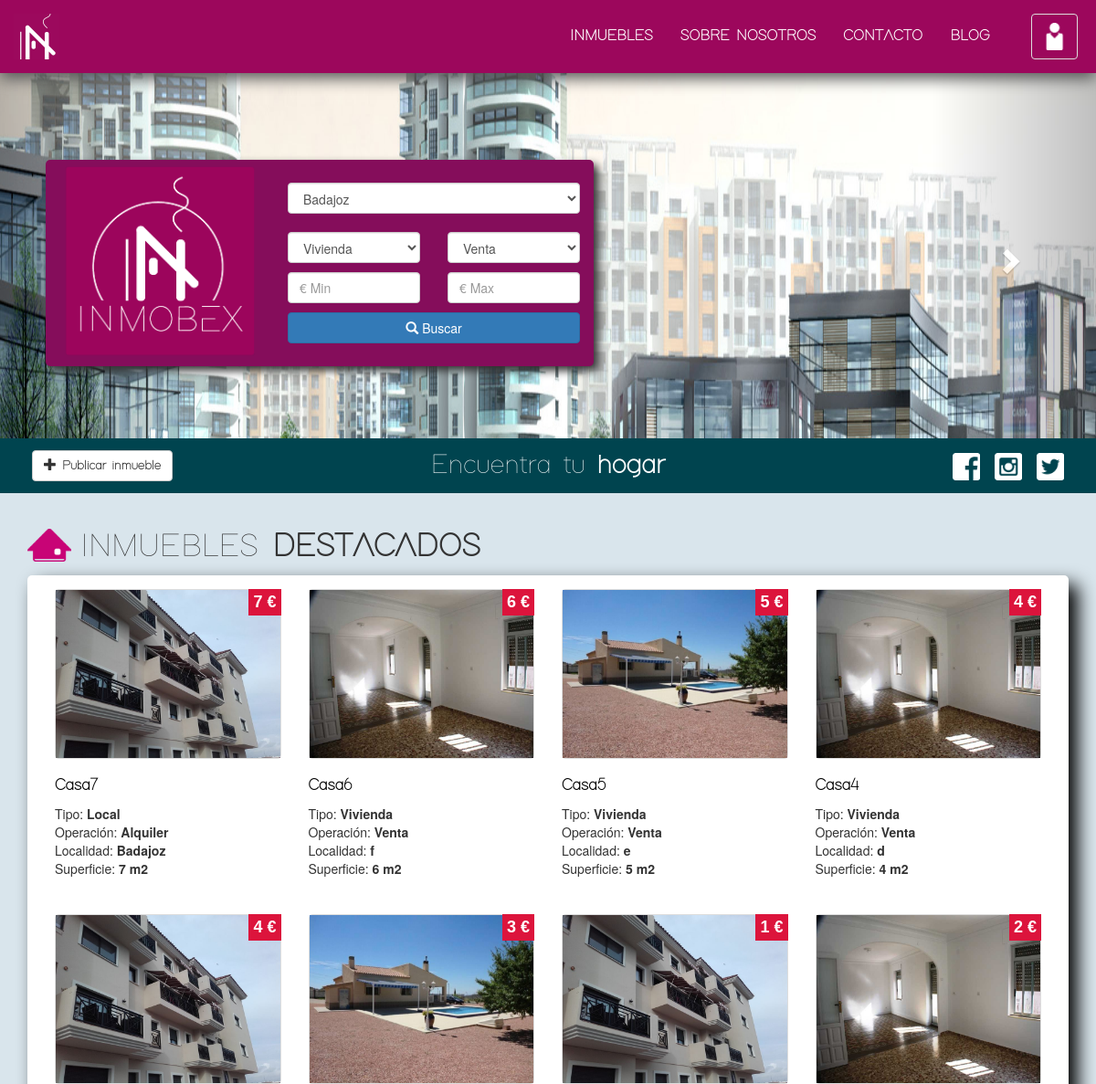
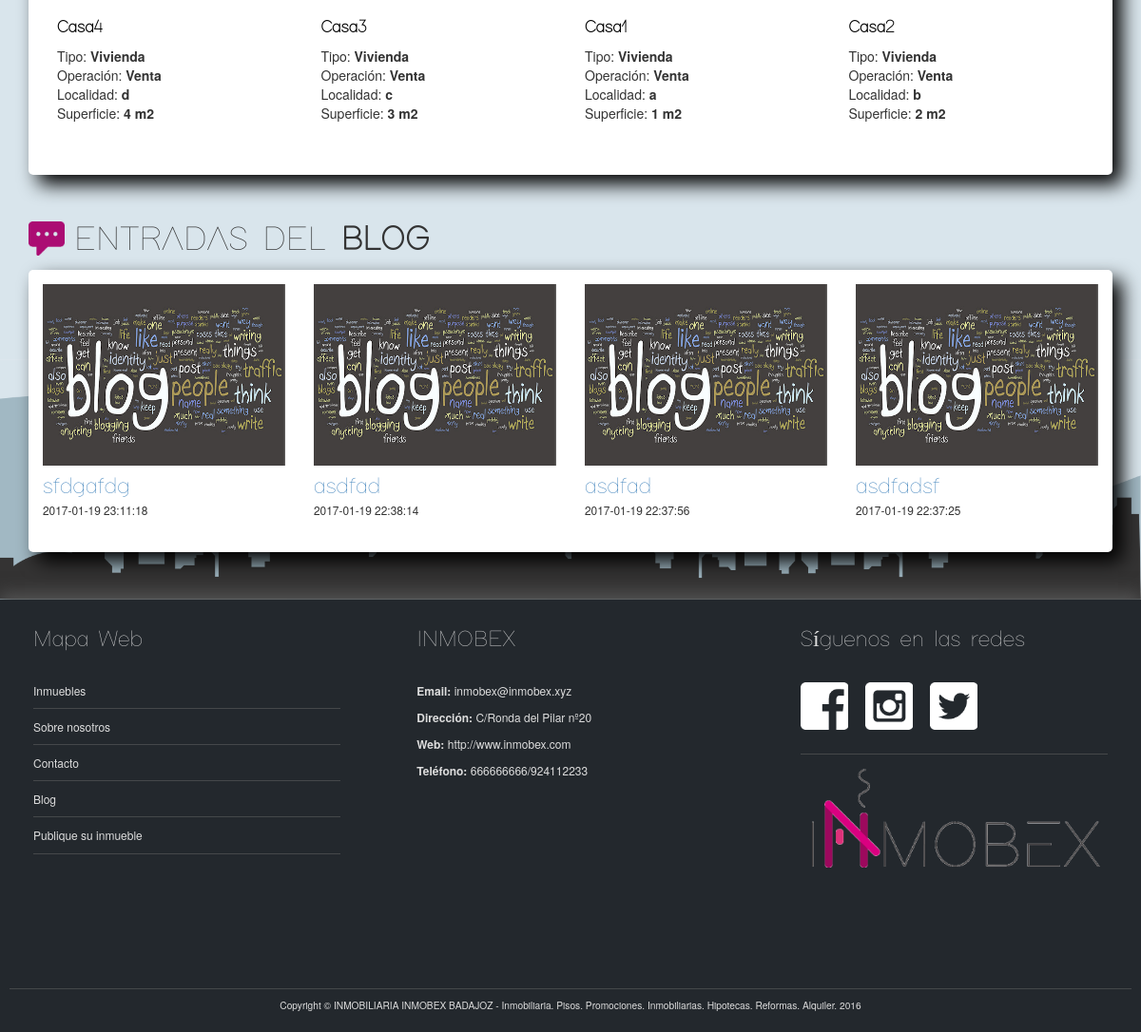
The page / on the database its author committed (2 pictures, top to bottom).
### tables this page shows
CREATE TABLE `inmuebles` (
  `id` int(10) UNSIGNED NOT NULL,
  `tipo_pago` int(11) NOT NULL,
  `provincia` int(11) NOT NULL,
  `localidad` varchar(255) NOT NULL,
  `superficie` int(11) NOT NULL,
  `habitaciones` int(11) NOT NULL,
  `banos` int(11) NOT NULL,
  `fotos` varchar(255) NOT NULL,
  `garaje` tinyint(1) NOT NULL,
  `terraza` tinyint(1) NOT NULL,
  `piscina` tinyint(1) NOT NULL,
  `tipo_via` int(11) NOT NULL,
  `nombre_via` varchar(255) NOT NULL,
  `numero_via` int(11) NOT NULL,
  `piso` int(11) NOT NULL,
  `letra` varchar(255) NOT NULL,
  `codigo` int(11) NOT NULL,
  `amueblado` tinyint(1) NOT NULL,
  `calefaccion` tinyint(1) NOT NULL,
  `aire_acondicionado` tinyint(1) NOT NULL,
  `trastero` tinyint(1) NOT NULL,
  `ascensor` tinyint(1) NOT NULL,
  `precio` int(11) NOT NULL,
  `descripcion` longtext NOT NULL,
  `creado` timestamp NOT NULL DEFAULT CURRENT_TIMESTAMP,
  `tipo_inmueble` int(11) NOT NULL,
  `titulo` varchar(255) NOT NULL,
  `id_usuario` int(10) UNSIGNED NOT NULL
);

CREATE TABLE `tipos_inmueble` (
  `id` int(10) UNSIGNED NOT NULL,
  `nombre` text NOT NULL
);

CREATE TABLE `posts` (
  `id` int(10) UNSIGNED NOT NULL,
  `creado` timestamp NOT NULL DEFAULT CURRENT_TIMESTAMP,
  `autor` int(10) UNSIGNED NOT NULL,
  `titulo` text NOT NULL,
  `contenido` longtext NOT NULL,
  `imagen` varchar(255) NOT NULL
);

### modelos/conexion.php (called while the page is built, shortened)
<?php
function hacerListado($consulta) {
	$servidor = "localhost";
	$usuario = "root";
	$contrasena = "";
	$baseDeDatos = "inmobex";
	$enlace = mysqli_connect($servidor, $usuario, $contrasena, $baseDeDatos);
	mysqli_set_charset($enlace, 'utf8');
	$resultado = mysqli_query($enlace, $consulta);
	$listado = [];
	if ($resultado) {
		while ($fila = mysqli_fetch_array($resultado, MYSQLI_ASSOC)) {
			$listado[] = $fila;
		}
	}
	return $listado;
}
?>

### modelos/inmueble_modelo.php (called while the page is built, shortened)
<?php
include_once('conexion.php');
function obtenerInmueblesDestacadosEImagenes($limit=8) {
	$consulta = "SELECT inm.id,inm.precio,inm.localidad,inm.superficie,inm.titulo,inm.creado,img.nombre,ti.nombre AS tipo_inmueble,tp.nombre AS tipo_pago " .
							"FROM inmuebles inm JOIN imagenes_inmuebles img ON inm.id=img.id_inmueble JOIN tipos_inmueble ti ON inm.tipo_inmueble=ti.id " .
							"JOIN tipos_pago tp ON inm.tipo_pago=tp.id GROUP BY inm.id ORDER BY creado DESC LIMIT $limit";
	$inmuebles = hacerListado($consulta);
	return $inmuebles;
}
?>

### modelos/posts_modelo.php (called while the page is built, shortened)
<?php
function obtenerEntradasBlog($orden = "id", $sentido = "ASC", $inicio = "0", $cantidad = "18446744073709551615") {
  $enlace = mysqli_connect($GLOBALS["hostDB"], $GLOBALS["userDB"], $GLOBALS["passDB"], $GLOBALS["nombreDB"]);
  if ($stmt = mysqli_prepare($enlace, "SELECT * FROM posts ORDER BY $orden $sentido LIMIT ? OFFSET ?")) {
    mysqli_stmt_bind_param($stmt, "ii", $cantidad, $inicio);
    mysqli_stmt_execute($stmt);
    return mysqli_fetch_all(mysqli_stmt_get_result($stmt), MYSQLI_ASSOC);
  }
}
?>

### index.php (the view, shortened to what this page needs)
<?php
include_once('modelos/inmueble_modelo.php');
include_once("modelos/posts_modelo.php");
$tituloPagina = "Encuentra tu <strong>hogar</strong>";
$inmuebles = obtenerInmueblesDestacadosEImagenes(8);
$entradasBlog = obtenerEntradasBlog("creado", "DESC", 0, 4);
?>
<div class="container">
  <h1 class="hidden-xs" style="margin-top:0;"><img src="img/iconos/casa_rosa.png" class="icono-titulo"/>INMUEBLES <strong>DESTACADOS</strong></h1>
  <div class="col-md-12">
    <div class="contenido-main row" id="inmuebles-destacados">
      <?php
      foreach ($inmuebles as $inmueble):
        ?>
        <div class="resumen-inmueble col-sm-3 col-lg-3 col-md-3" style="margin-bottom: 20px;">
          <div class="precio-resumen-inmueble"><h4><?= $inmueble["precio"] ?> €</h4></div>
          <div class="imagen-resumen-inmueble thumbnail">
            <a href="producto.php?id=<?= $inmueble['id'] ?>"> <img src="img/inmuebles/<?= $inmueble['id'] ?>/<?= $inmueble['nombre'] ?>" alt="imagen"></a>
          </div>
          <div>
            <h4 class="titulo-resumen-inmueble"><a href="producto.php?id=<?= $inmueble['id'] ?>"> <?= $inmueble["titulo"] ?></a>
            </h4>
            <ul class="list-group">
              <li>Tipo: <strong><?= $inmueble["tipo_inmueble"] ?></strong></li>
              <li>Operación: <strong><?= ($inmueble["tipo_pago"] == "Venta") ? "Venta" : "Alquiler" ?></strong></li>
              <li>Localidad: <strong><?= $inmueble["localidad"] ?></strong></li>
              <li>Superficie: <strong><?= $inmueble["superficie"] ?> m2</strong></li>
            </ul>
          </div>
        </div>
        <?php
      endforeach;
      ?>
    </div>
  </div>
  <h1><img src="img/iconos/icono_blog.png" class="icono-titulo"/>ENTRADAS DEL <strong>BLOG</strong></h1>
  <div class="col-md-12">
    <div class="contenido-main row hidden-xs" id="entradas-blog">
      <div class="row">
        <?php foreach ($entradasBlog as $entrada):
          $rutaImg = "img/posts/" . $entrada["id"] . "/" . $entrada["imagen"];
          if (empty($entrada["imagen"]) || !file_exists($rutaImg)) $rutaImg = "img/posts/default.png"; ?>
        <div class="entrada-blog col-md-3">
          <a href="#"><img src="<?= $rutaImg ?>" class="imagen-entrada-blog" alt="imagen"/></a>
          <a href="#"><h3 class="titulo-entrada-blog"><?= $entrada["titulo"] ?></h3></a>
          <p><small><?= $entrada["creado"] ?></small></p>
        </div>
        <?php endforeach; ?>
      </div>
    </div>
  </div>
</div>
<?php
include_once("master.php");
?>

### css/styles.css (style rules this page uses)
body { padding-top: 80px; overflow-x: hidden; }
h1, h2, h3, h4, h5, h6 { font-family: inmAdam; }
.icono-titulo { height: 1em; margin: -7px 10px 0 0; }
#inmuebles-destacados { margin-bottom: 50px; }
.titulo-resumen-inmueble a { color: #000; font-weight: bold; }
.imagen-resumen-inmueble { padding: 0; width: 100%; }
.precio-resumen-inmueble { position:absolute; right: 15px; background-color: #DC143C; }
.precio-resumen-inmueble h4 { color: #fff; font-weight: bold; font-family: Arial; margin: 5px 5px; }
.resumen-inmueble ul { list-style-type: none; }
.contenido-main { background-color: #fff; border-radius: 5px; box-shadow: 10px 10px 20px #000; padding: 15px; }
.entrada-blog { margin-bottom: 10px; }
.imagen-entrada-blog { width: 100%; height: 191px; }
.titulo-entrada-blog { margin: 10px 0 0 0; }

### rows shown on the page
inmuebles: precio "7", titulo "Casa7", tipos_inmueble.nombre "Local", shows "Alquiler", localidad "Badajoz", superficie "7"
inmuebles: precio "6", titulo "Casa6", tipos_inmueble.nombre "Vivienda", shows "Venta", localidad "f", superficie "6"
inmuebles: precio "5", titulo "Casa5", tipos_inmueble.nombre "Vivienda", shows "Venta", localidad "e", superficie "5"
inmuebles: precio "4", titulo "Casa4", tipos_inmueble.nombre "Vivienda", shows "Venta", localidad "d", superficie "4"
inmuebles: precio "4", titulo "Casa4", tipos_inmueble.nombre "Vivienda", shows "Venta", localidad "d", superficie "4"
inmuebles: precio "3", titulo "Casa3", tipos_inmueble.nombre "Vivienda", shows "Venta", localidad "c", superficie "3"
inmuebles: precio "1", titulo "Casa1", tipos_inmueble.nombre "Vivienda", shows "Venta", localidad "a", superficie "1"
inmuebles: precio "2", titulo "Casa2", tipos_inmueble.nombre "Vivienda", shows "Venta", localidad "b", superficie "2"
posts: titulo "sfdgafdg", creado "2017-01-19 23:11:18"
posts: titulo "asdfad", creado "2017-01-19 22:38:14"
posts: titulo "asdfad", creado "2017-01-19 22:37:56"
posts: titulo "asdfadsf", creado "2017-01-19 22:37:25"

### other values the page prints
form field provincia "Badajoz"
form field tipo_inmueble "Vivienda"
form field tipo_pago "Venta"
